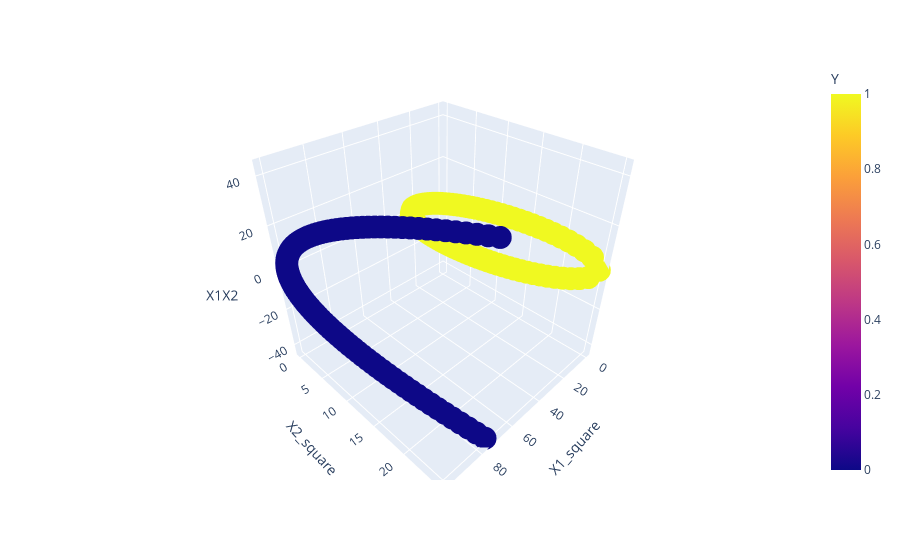

Source (notebook cell):
### Code cell
## Now implement polynomial formula on data set X(transpose).X + D
import plotly.express as px
fig = px.scatter_3d(df, x= 'X1_square', y='X2_square', z= 'X1X2', color = 'Y')
fig.show()

### Figure 1 — Plotly figure (JSON) as saved in the notebook; plotly's stock layout.template omitted (floating-point values rounded to 4 significant figures; data arrays with more than 128 entries replaced by an {"elided": "..."} marker saying what was removed)
{"data": [{"hovertemplate": "X1_square=%{x}<br>X2_square=%{y}<br>X1X2=%{z}<br>Y=%{marker.color}<extra></extra>", "legendgroup": "", "marker": {"color": {"elided": "400 int values"}, "coloraxis": "coloraxis", "symbol": "circle"}, "mode": "markers", "name": "", "scene": "scene", "showlegend": false, "type": "scatter3d", "x": {"elided": "400 float values"}, "y": {"elided": "400 float values"}, "z": {"elided": "400 float values"}}], "layout": {"coloraxis": {"colorbar": {"title": {"text": "Y"}}, "colorscale": [[0, "#0d0887"], [0.1111, "#46039f"], [0.2222, "#7201a8"], [0.3333, "#9c179e"], [0.4444, "#bd3786"], [0.5556, "#d8576b"], [0.6667, "#ed7953"], [0.7778, "#fb9f3a"], [0.8889, "#fdca26"], [1, "#f0f921"]]}, "legend": {"tracegroupgap": 0}, "margin": {"t": 60}, "scene": {"domain": {"x": [0, 1], "y": [0, 1]}, "xaxis": {"title": {"text": "X1_square"}}, "yaxis": {"title": {"text": "X2_square"}}, "zaxis": {"title": {"text": "X1X2"}}}}}
